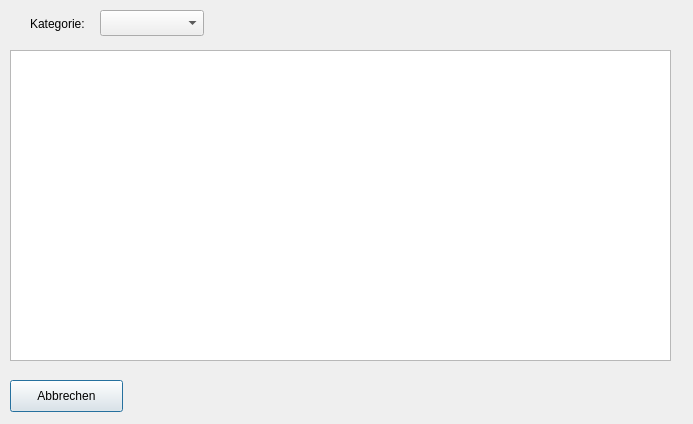
<?xml version="1.0" encoding="UTF-8"?>
<ui version="4.0">
 <class>transaktionsliste</class>
 <widget class="QDialog" name="transaktionsliste">
  <property name="geometry">
   <rect>
    <x>0</x>
    <y>0</y>
    <width>693</width>
    <height>424</height>
   </rect>
  </property>
  <property name="windowTitle">
   <string>Transaktionen</string>
  </property>
  <widget class="QLabel" name="lbl_category">
   <property name="geometry">
    <rect>
     <x>30</x>
     <y>16</y>
     <width>71</width>
     <height>16</height>
    </rect>
   </property>
   <property name="text">
    <string>Kategorie:</string>
   </property>
  </widget>
  <widget class="QPushButton" name="btn_TLAbbrechen">
   <property name="geometry">
    <rect>
     <x>10</x>
     <y>380</y>
     <width>113</width>
     <height>32</height>
    </rect>
   </property>
   <property name="text">
    <string>Abbrechen</string>
   </property>
  </widget>
  <widget class="QComboBox" name="cmb_categories">
   <property name="geometry">
    <rect>
     <x>100</x>
     <y>10</y>
     <width>104</width>
     <height>26</height>
    </rect>
   </property>
  </widget>
  <widget class="QTableWidget" name="tbl_TLTable">
   <property name="geometry">
    <rect>
     <x>10</x>
     <y>50</y>
     <width>661</width>
     <height>311</height>
    </rect>
   </property>
  </widget>
 </widget>
 <resources/>
 <connections/>
</ui>
